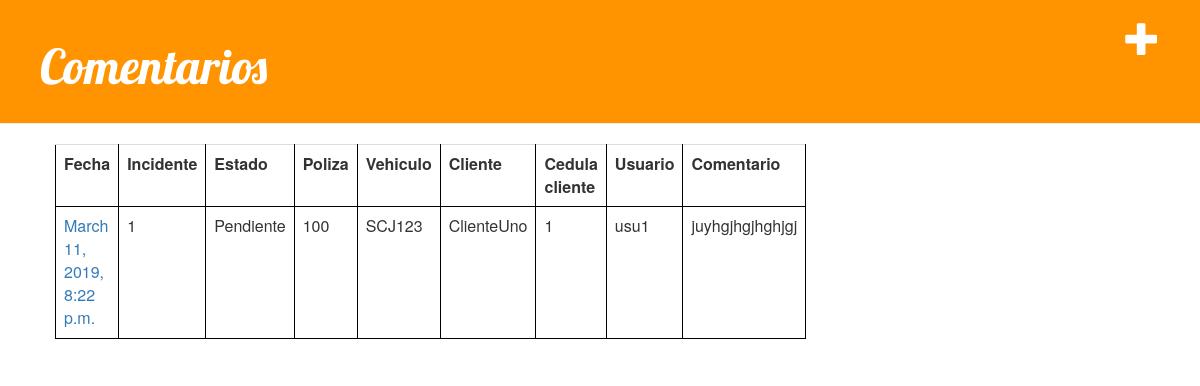
/comentario/, run on the app's committed database.
### denuncia/models.py (models this page shows, shortened)
class Comentario(models.Model):
    id = models.AutoField(primary_key=True)
    incidente = models.ForeignKey('Incidente',on_delete=models.CASCADE,)
    comentario = models.TextField(max_length=400)
    fecha =  models.DateTimeField(default=timezone.now)
    usuario = models.CharField(max_length=8)
    unidad_org = models.CharField(max_length=25)

class Incidente(models.Model):
    nro_incidente = models.AutoField(primary_key=True)
    poliza = models.ForeignKey('Poliza',on_delete=models.CASCADE,)
    hay_heridos = models.BooleanField()
    hay_terceros = models.BooleanField()
    fecha_incidente = models.DateTimeField(default=timezone.now)
    estado = models.ForeignKey('Estado',on_delete=models.CASCADE,)
    pro_nombre = models.CharField(max_length=30)
    pro_cedula = models.CharField(max_length=8)
    pro_vto_libreta = models.DateField(null=True, blank=True)
    pro_telefono = models.CharField(max_length=9)
    pro_email = models.EmailField(max_length=35, null=True, blank=True)
    pro_descripción = models.TextField(max_length=500)
    ter_matricula = models.CharField(max_length=7, null=True, blank=True)
    ter_aseguradora = models.CharField(max_length=30, null=True, blank=True)
    ter_propietario = models.BooleanField()
    ter_nombre_conductor = models.CharField(max_length=30, null=True, blank=True)
    ter_cedula_conductor = models.CharField(max_length=8, null=True, blank=True)
    ter_telefono_conductor = models.CharField(max_length=9, null=True, blank=True)
    usuario = models.ForeignKey('Usuario',on_delete=models.CASCADE,)
    fecha_mod = models.DateTimeField(default=timezone.now)

class Estado(models.Model):
    id = models.AutoField(primary_key=True)
    tipo = models.CharField(max_length=10)
    def __str__(self):
        return self.tipo

class Poliza(models.Model):
    nro_poliza = models.CharField(primary_key=True, max_length=8)
    cliente = models.ForeignKey('Cliente',on_delete=models.CASCADE,)
    vehiculo = models.ForeignKey('Vehiculo',on_delete=models.CASCADE,)

class Vehiculo(models.Model):
    matricula = models.CharField(primary_key=True, max_length=7)

class Cliente(models.Model):
    cedula = models.CharField(primary_key=True, max_length=8)
    nombre = models.CharField(max_length=30)
    vehiculo = models.ForeignKey('Vehiculo',on_delete=models.CASCADE,)

class Usuario(models.Model):
    usuario_id  = models.AutoField(primary_key=True)
    nombre = models.CharField(max_length=30)
    usuario = models.CharField(max_length=8)
    clave = models.CharField(max_length=8)

### denuncia/views.py (the view)
# urls.py: path('comentario/', views.comentario_list, name='comentario_list'),
def comentario_list(request):
    comentarios = Comentario.objects.order_by('fecha')
    return render(request, 'comentario/comentario_list.html', {'comentarios': comentarios})

### denuncia/templates/comentario/comentario_list.html
{% extends 'comentario/base.html' %}
{% block content %}
	<table class='table'>
		<tr>
			<th>Fecha</th><th>Incidente</th><th>Estado</th><th>Poliza</th><th>Vehiculo</th><th>Cliente</th><th>Cedula cliente</th><th>Usuario</th><th>Comentario</th>
        </tr>
		{% for comentario in comentarios %}
			<tr>
				<td> <a href="{% url 'comentario_detail' pk=comentario.id %}">{{ comentario.fecha }}</a></td>
				<td>{{comentario.incidente.nro_incidente }} </td>
				<td>{{comentario.incidente.estado}} </td>
				<td>{{comentario.incidente.poliza.nro_poliza }} </td>
				<td>{{comentario.incidente.poliza.vehiculo.matricula }} </td>
				<td>{{comentario.incidente.poliza.cliente.nombre }} </td>
				<td>{{comentario.incidente.poliza.cliente.cedula }} </td>
				<td>{{comentario.incidente.usuario.nombre }} </td>
				<td>{{comentario.comentario }} </td>
			</tr>
		{% endfor %}
	</table>
{% endblock %}

### denuncia/static/css/denuncia.css (style rules this page uses)
.table, th, td { border: 1px solid black; }

### data on the page
Comentario: fecha "March 11, 2019, 8:22 p.m.", incidente.nro_incidente "1", incidente.estado "Pendiente", incidente.poliza.nro_poliza "100", incidente.poliza.vehiculo.matricula "SCJ123", incidente.poliza.cliente.nombre "ClienteUno", incidente.poliza.cliente.cedula "1", incidente.usuario.nombre "usu1", comentario "juyhgjhgjhghjgj"
